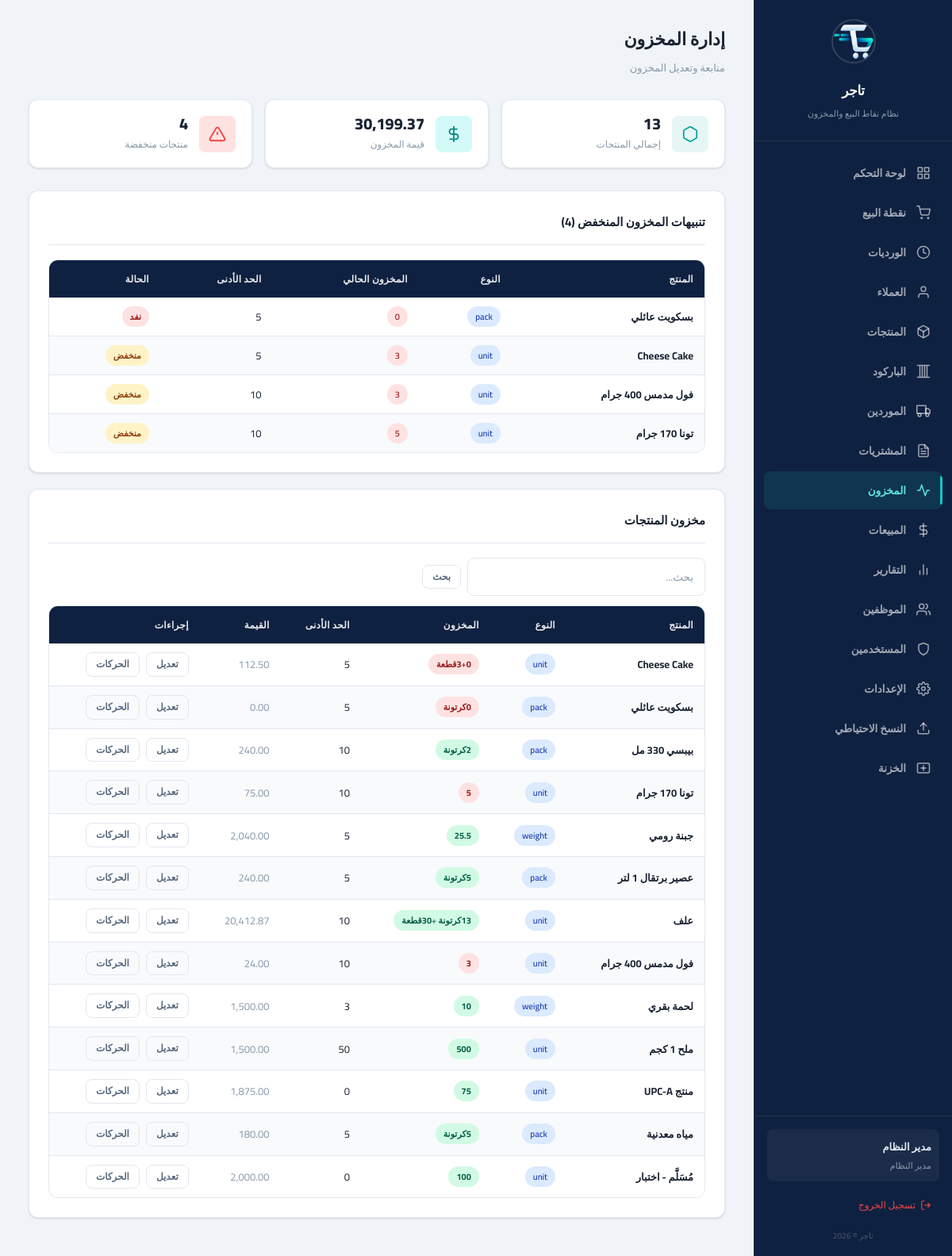
Screenshot of /?page=inventory (signed in) with the database file from the repository.
### tables this page shows
CREATE TABLE products (
    id INTEGER PRIMARY KEY AUTOINCREMENT,
    name TEXT NOT NULL,
    barcode TEXT DEFAULT NULL,
    plu_code TEXT DEFAULT NULL,
    type TEXT NOT NULL DEFAULT 'unit' CHECK(type IN ('unit', 'pack', 'weight')),
    purchase_price REAL NOT NULL DEFAULT 0,
    sale_price_unit REAL NOT NULL DEFAULT 0,
    sale_price_pack REAL DEFAULT NULL,
    pack_quantity INTEGER DEFAULT NULL,
    stock_quantity REAL NOT NULL DEFAULT 0,
    min_stock REAL NOT NULL DEFAULT 0,
    category TEXT DEFAULT NULL,
    notes TEXT DEFAULT NULL,
    is_active INTEGER NOT NULL DEFAULT 1,
    created_at TEXT NOT NULL DEFAULT (datetime('now', 'localtime')),
    updated_at TEXT NOT NULL DEFAULT (datetime('now', 'localtime'))
, pack_type TEXT DEFAULT 'كرتونة', pack_unit_quantity INTEGER DEFAULT NULL, pack_purchase_price REAL DEFAULT NULL, pack_sale_price REAL DEFAULT NULL, barcode2 TEXT DEFAULT NULL, barcode3 TEXT DEFAULT NULL);

### www/app/controllers/InventoryController.php (called while the page is built, shortened)
<?php
class InventoryController {
    private $inventoryService;
    public function __construct() {
        $this->inventoryService = new InventoryService();
    }
    public function index() {
        $products = (new ProductService())->getAll($_GET['search'] ?? '');
        $lowStock = $this->inventoryService->getLowStock();
        $summary = $this->inventoryService->getSummary();
        include APP_PATH . '/views/layout/header.php';
        include APP_PATH . '/views/inventory/index.php';
        include APP_PATH . '/views/layout/footer.php';
    }
}

### www/app/services/InventoryService.php (called while the page is built, shortened)
<?php
class InventoryService {
    private $productRepo;
    public function __construct() {
        $this->productRepo = new ProductRepository();
    }
    public function getLowStock() {
        return $this->productRepo->getLowStock();
    }
    public function getSummary() {
        $db = Database::getInstance()->getConnection();
        $stmt = $db->prepare("SELECT COUNT(*) as total_products,
                              SUM(stock_quantity * purchase_price) as total_value,
                              COUNT(CASE WHEN stock_quantity <= min_stock AND min_stock > 0 THEN 1 END) as low_stock_count
                              FROM products WHERE is_active = 1");
        $stmt->execute();
        return $stmt->fetch();
    }
}

### www/app/config/database.php (called while the page is built, shortened)
<?php
class Database {
    private static $instance = null;
    private $pdo;
    private function __construct() {
        $this->dbPath = __DIR__ . '/../../data/pos_system.db';
        try {
            $this->pdo = new PDO('sqlite:' . $this->dbPath);
            $this->pdo->setAttribute(PDO::ATTR_ERRMODE, PDO::ERRMODE_EXCEPTION);
            $this->pdo->setAttribute(PDO::ATTR_DEFAULT_FETCH_MODE, PDO::FETCH_ASSOC);
            $this->pdo->exec('PRAGMA journal_mode = WAL');
            $this->pdo->exec('PRAGMA foreign_keys = ON');
            $this->pdo->exec('PRAGMA busy_timeout = 5000');
            $this->pdo->exec('PRAGMA synchronous = NORMAL');
            $this->pdo->exec('PRAGMA cache_size = -8000');
            $this->pdo->exec('PRAGMA temp_store = MEMORY');
        } catch (PDOException $e) {
            die('Database connection failed: ' . $e->getMessage());
        }
    }
    public static function getInstance() {
        if (self::$instance === null) {
            self::$instance = new self();
        }
        return self::$instance;
    }
    public function getConnection() {
        return $this->pdo;
    }
    public function migrate() {
        $this->pdo->exec(
            "CREATE TABLE IF NOT EXISTS migrations (
                id INTEGER PRIMARY KEY AUTOINCREMENT,
                filename TEXT NOT NULL UNIQUE,
                applied_at TEXT NOT NULL DEFAULT (datetime('now', 'localtime'))
            )"
        );
    }
}

### www/app/repositories/ProductRepository.php (called while the page is built, shortened)
<?php
class ProductRepository {
    private $db;
    public function __construct() {
        $this->db = Database::getInstance()->getConnection();
    }
    public function getAll($search = '', $category = '', $type = '') {
        $sql = "SELECT * FROM products WHERE is_active = 1";
        $params = [];
        $sql .= " ORDER BY name ASC";
        $stmt = $this->db->prepare($sql);
        $stmt->execute($params);
        return $stmt->fetchAll();
    }
    public function getLowStock() {
        $stmt = $this->db->prepare(
            "SELECT * FROM products WHERE is_active = 1 AND stock_quantity <= min_stock AND min_stock > 0 ORDER BY stock_quantity ASC"
        );
        $stmt->execute();
        return $stmt->fetchAll();
    }
}

### www/app/services/ProductService.php (called while the page is built, shortened)
<?php
class ProductService {
    private $productRepo;
    public function __construct() {
        $this->productRepo = new ProductRepository();
    }
    public function getAll($search = '', $category = '', $type = '') {
        return $this->productRepo->getAll($search, $category, $type);
    }
}

### www/app/views/inventory/index.php (the view, shortened to what this page needs)
<div class="page-header">
    <div>
        <h1>إدارة المخزون</h1>
        <p class="subtitle">متابعة وتعديل المخزون</p>
    </div>
</div>
<div class="stats-grid">
    <div class="stat-card">
        <div class="stat-icon purple">
            <svg viewBox="0 0 24 24" fill="none" stroke="currentColor" stroke-width="2"><path d="M21 16V8a2 2 0 0 0-1-1.73l-7-4a2 2 0 0 0-2 0l-7 4A2 2 0 0 0 3 8v8a2 2 0 0 0 1 1.73l7 4a2 2 0 0 0 2 0l7-4A2 2 0 0 0 21 16z"></path></svg>
        </div>
        <div class="stat-info">
            <h4><?= $summary['total_products'] ?? 0 ?></h4>
            <p>إجمالي المنتجات</p>
        </div>
    </div>
    <div class="stat-card">
        <div class="stat-icon teal">
            <svg viewBox="0 0 24 24" fill="none" stroke="currentColor" stroke-width="2"><line x1="12" y1="1" x2="12" y2="23"></line><path d="M17 5H9.5a3.5 3.5 0 0 0 0 7h5a3.5 3.5 0 0 1 0 7H6"></path></svg>
        </div>
        <div class="stat-info">
            <h4><?= number_format($summary['total_value'] ?? 0, 2) ?></h4>
            <p>قيمة المخزون</p>
        </div>
    </div>
    <div class="stat-card">
        <div class="stat-icon red">
            <svg viewBox="0 0 24 24" fill="none" stroke="currentColor" stroke-width="2"><path d="M10.29 3.86L1.82 18a2 2 0 0 0 1.71 3h16.94a2 2 0 0 0 1.71-3L13.71 3.86a2 2 0 0 0-3.42 0z"></path><line x1="12" y1="9" x2="12" y2="13"></line><line x1="12" y1="17" x2="12.01" y2="17"></line></svg>
        </div>
        <div class="stat-info">
            <h4><?= $summary['low_stock_count'] ?? 0 ?></h4>
            <p>منتجات منخفضة</p>
        </div>
    </div>
</div>
<?php if (!empty($lowStock)): ?>
<div class="card">
    <div class="card-header">
        <h3>تنبيهات المخزون المنخفض (<?= count($lowStock) ?>)</h3>
    </div>
    <div class="table-wrapper">
        <table>
            <thead>
                <tr>
                    <th>المنتج</th>
                    <th>النوع</th>
                    <th>المخزون الحالي</th>
                    <th>الحد الأدنى</th>
                    <th>الحالة</th>
                </tr>
            </thead>
            <tbody>
                <?php foreach ($lowStock as $p): ?>
                <tr>
                    <td class="fw-bold"><?= htmlspecialchars($p['name']) ?></td>
                    <td><span class="badge badge-info"><?= $p['type'] ?></span></td>
                    <td><span class="badge badge-danger"><?= $p['stock_quantity'] ?></span></td>
                    <td><?= $p['min_stock'] ?></td>
                    <td>
                        <?php if ($p['stock_quantity'] <= 0): ?>
                            <span class="badge badge-danger">نفد</span>
                        <?php else: ?>
                            <span class="badge badge-warning">منخفض</span>
                        <?php endif; ?>
                    </td>
                </tr>
                <?php endforeach; ?>
            </tbody>
        </table>
    </div>
</div>
<?php endif; ?>
<div class="card">
    <div class="card-header">
        <h3>مخزون المنتجات</h3>
    </div>
    <div style="margin-bottom:12px;">
        <form style="display:flex;align-items:center;gap:8px;" method="GET">
            <input type="text" name="search" class="form-control" style="max-width:300px;" placeholder="بحث..." value="<?= htmlspecialchars($_GET['search'] ?? '') ?>">
            <button type="submit" class="btn btn-outline btn-sm">بحث</button>
        </form>
    </div>
    <div class="table-wrapper">
        <table>
            <thead>
                <tr>
                    <th>المنتج</th>
                    <th>النوع</th>
                    <th>المخزون</th>
                    <th>الحد الأدنى</th>
                    <th>القيمة</th>
                    <th>إجراءات</th>
                </tr>
            </thead>
            <tbody>
                <?php foreach ($products as $p): ?>
                <tr>
                    <td class="fw-bold"><?= htmlspecialchars($p['name']) ?></td>
                    <td><span class="badge badge-info"><?= $p['type'] ?></span></td>
                    <td>
                        <?php
                        $stockQty = $p['stock_quantity'];
                        $packQty = $p['pack_unit_quantity'] ?? 1;
                        $badgeClass = ($p['min_stock'] > 0 && $stockQty <= $p['min_stock']) ? 'badge-danger' : 'badge-success';
                        if ($packQty > 1) {
                            $packs = floor($stockQty / $packQty);
                            $units = $stockQty % $packQty;
                            $packName = $p['pack_type'] ?? 'عبوة';
                            $unitName = $p['type'] === 'weight' ? 'كيلو' : 'قطعة';
                            $display = "<strong>{$packs}</strong> {$packName}";
                            if ($units > 0) {
                                $display .= " + <strong>{$units}</strong> {$unitName}";
                            }
                        } else {
                            $display = "<strong>{$stockQty}</strong>";
                        }
                        ?>
                        <span class="badge <?= $badgeClass ?>"><?= $display ?></span>
                    </td>
                    <td><?= $p['min_stock'] ?></td>
                    <td class="text-muted"><?= number_format($p['stock_quantity'] * $p['purchase_price'], 2) ?></td>
                    <td>
                        <div class="btn-group">
                            <button class="btn btn-sm btn-outline" onclick="openAdjust(<?= $p['id'] ?>)">تعديل</button>
                            <button class="btn btn-sm btn-ghost" onclick="viewMoves(<?= $p['id'] ?>)">الحركات</button>
                        </div>
                    </td>
                </tr>
                <?php endforeach; ?>
            </tbody>
        </table>
    </div>
</div>

### rows the page displays
products: name "بسكويت عائلي", type "pack", stock_quantity "0", min_stock "5", shows "نفد", pack_type "كرتونة", $p['stock_quantity'] * $p['purchase_price'] "0.00"
products: name "Cheese Cake", type "unit", stock_quantity "3", min_stock "5", shows "منخفض", packs "0", type "قطعة", $p['stock_quantity'] * $p['purchase_price'] "112.50"
products: name "فول مدمس 400 جرام", type "unit", stock_quantity "3", min_stock "10", shows "منخفض", $p['stock_quantity'] * $p['purchase_price'] "24.00"
products: name "تونا 170 جرام", type "unit", stock_quantity "5", min_stock "10", shows "منخفض", $p['stock_quantity'] * $p['purchase_price'] "75.00"
products: name "بيبسي 330 مل", type "pack", packs "2", pack_type "كرتونة", min_stock "10", $p['stock_quantity'] * $p['purchase_price'] "240.00"
products: name "جبنة رومي", type "weight", stock_quantity "25.5", min_stock "5", $p['stock_quantity'] * $p['purchase_price'] "2,040.00"
products: name "عصير برتقال 1 لتر", type "pack", packs "5", pack_type "كرتونة", min_stock "5", $p['stock_quantity'] * $p['purchase_price'] "240.00"
products: name "علف", type "unit", packs "13", pack_type "كرتونة", units "30", type "قطعة", min_stock "10", $p['stock_quantity'] * $p['purchase_price'] "20,412.87"
products: name "لحمة بقري", type "weight", stock_quantity "10", min_stock "3", $p['stock_quantity'] * $p['purchase_price'] "1,500.00"
products: name "ملح 1 كجم", type "unit", stock_quantity "500", min_stock "50", $p['stock_quantity'] * $p['purchase_price'] "1,500.00"
products: name "منتج UPC-A", type "unit", stock_quantity "75", min_stock "0", $p['stock_quantity'] * $p['purchase_price'] "1,875.00"
products: name "مياه معدنية", type "pack", packs "5", pack_type "كرتونة", min_stock "5", $p['stock_quantity'] * $p['purchase_price'] "180.00"
products: name "مُسَلَّم - اختبار", type "unit", stock_quantity "100", min_stock "0", $p['stock_quantity'] * $p['purchase_price'] "2,000.00"

### other values shown
$currentUser['name'] "مدير النظام"
$roleLabels[$currentUser['role']] "مدير النظام"
$summary['total_products'] "13"
$summary['total_value'] "30,199.37"
$summary['low_stock_count'] "4"
count($lowStock) "4"
